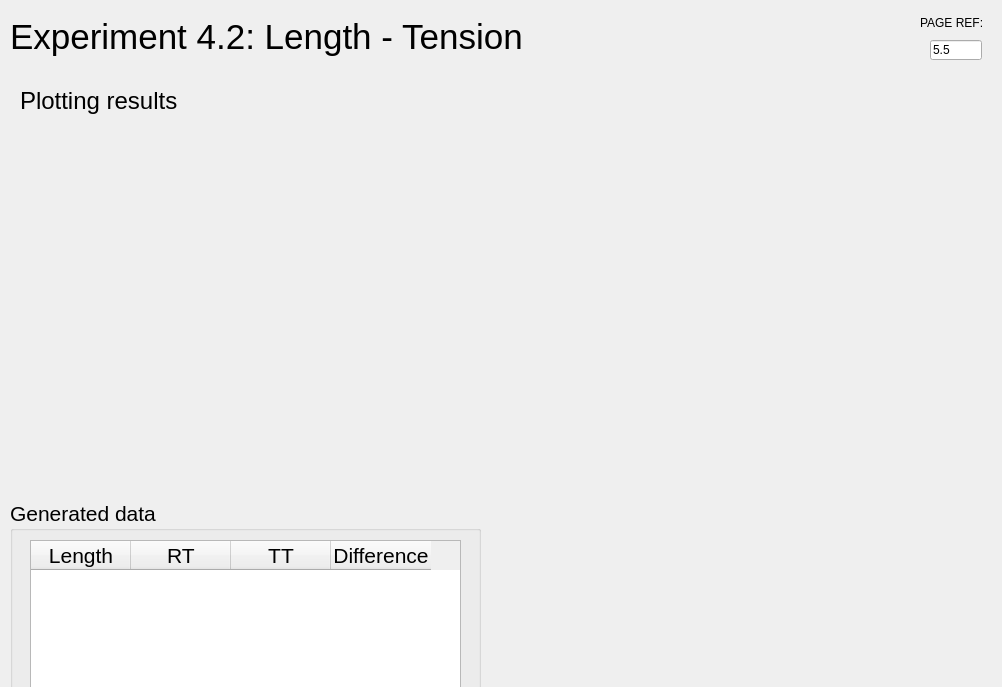
<?xml version="1.0" encoding="UTF-8"?>
<ui version="4.0">
 <class>MainWindow</class>
 <widget class="QMainWindow" name="MainWindow">
  <property name="geometry">
   <rect>
    <x>0</x>
    <y>0</y>
    <width>1002</width>
    <height>687</height>
   </rect>
  </property>
  <property name="windowTitle">
   <string>MainWindow</string>
  </property>
  <widget class="QWidget" name="centralwidget">
   <widget class="QLabel" name="labelTitle">
    <property name="geometry">
     <rect>
      <x>20</x>
      <y>80</y>
      <width>181</width>
      <height>41</height>
     </rect>
    </property>
    <property name="font">
     <font>
      <pointsize>18</pointsize>
     </font>
    </property>
    <property name="text">
     <string>Plotting results</string>
    </property>
   </widget>
   <widget class="QWidget" name="gridLayoutWidget">
    <property name="geometry">
     <rect>
      <x>210</x>
      <y>80</y>
      <width>771</width>
      <height>411</height>
     </rect>
    </property>
    <layout class="QGridLayout" name="gridLayout"/>
   </widget>
   <widget class="QGroupBox" name="groupBox_2">
    <property name="geometry">
     <rect>
      <x>10</x>
      <y>500</y>
      <width>471</width>
      <height>211</height>
     </rect>
    </property>
    <property name="font">
     <font>
      <pointsize>16</pointsize>
     </font>
    </property>
    <property name="title">
     <string>Generated data</string>
    </property>
    <widget class="QTableWidget" name="tableWidget">
     <property name="geometry">
      <rect>
       <x>20</x>
       <y>40</y>
       <width>431</width>
       <height>161</height>
      </rect>
     </property>
     <column>
      <property name="text">
       <string>Length</string>
      </property>
     </column>
     <column>
      <property name="text">
       <string>RT</string>
      </property>
     </column>
     <column>
      <property name="text">
       <string>TT</string>
      </property>
     </column>
     <column>
      <property name="text">
       <string>Difference</string>
      </property>
     </column>
    </widget>
   </widget>
   <widget class="QLabel" name="labelCurrentWindow">
    <property name="geometry">
     <rect>
      <x>10</x>
      <y>0</y>
      <width>661</width>
      <height>74</height>
     </rect>
    </property>
    <property name="font">
     <font>
      <pointsize>26</pointsize>
     </font>
    </property>
    <property name="text">
     <string>Experiment 4.2: Length - Tension</string>
    </property>
   </widget>
   <widget class="QLineEdit" name="lineEdit_2">
    <property name="geometry">
     <rect>
      <x>930</x>
      <y>40</y>
      <width>52</width>
      <height>20</height>
     </rect>
    </property>
    <property name="sizePolicy">
     <sizepolicy hsizetype="Ignored" vsizetype="Fixed">
      <horstretch>0</horstretch>
      <verstretch>0</verstretch>
     </sizepolicy>
    </property>
    <property name="text">
     <string>5.5</string>
    </property>
    <property name="readOnly">
     <bool>true</bool>
    </property>
   </widget>
   <widget class="QLabel" name="labelPageRef_2">
    <property name="geometry">
     <rect>
      <x>920</x>
      <y>0</y>
      <width>71</width>
      <height>46</height>
     </rect>
    </property>
    <property name="sizePolicy">
     <sizepolicy hsizetype="Maximum" vsizetype="Preferred">
      <horstretch>0</horstretch>
      <verstretch>0</verstretch>
     </sizepolicy>
    </property>
    <property name="text">
     <string>PAGE REF:</string>
    </property>
   </widget>
   <widget class="QLabel" name="label_6">
    <property name="geometry">
     <rect>
      <x>827</x>
      <y>707</y>
      <width>81</width>
      <height>49</height>
     </rect>
    </property>
    <property name="sizePolicy">
     <sizepolicy hsizetype="Maximum" vsizetype="Preferred">
      <horstretch>0</horstretch>
      <verstretch>0</verstretch>
     </sizepolicy>
    </property>
    <property name="font">
     <font>
      <pointsize>11</pointsize>
      <weight>75</weight>
      <bold>true</bold>
     </font>
    </property>
    <property name="text">
     <string>PAGE 5 / 7</string>
    </property>
   </widget>
   <widget class="QPushButton" name="pushButtonNext">
    <property name="geometry">
     <rect>
      <x>91</x>
      <y>720</y>
      <width>75</width>
      <height>23</height>
     </rect>
    </property>
    <property name="sizePolicy">
     <sizepolicy hsizetype="Maximum" vsizetype="Fixed">
      <horstretch>0</horstretch>
      <verstretch>0</verstretch>
     </sizepolicy>
    </property>
    <property name="text">
     <string>NEXT</string>
    </property>
   </widget>
   <widget class="QPushButton" name="pushButtonMenu">
    <property name="geometry">
     <rect>
      <x>914</x>
      <y>720</y>
      <width>75</width>
      <height>23</height>
     </rect>
    </property>
    <property name="sizePolicy">
     <sizepolicy hsizetype="Maximum" vsizetype="Fixed">
      <horstretch>0</horstretch>
      <verstretch>0</verstretch>
     </sizepolicy>
    </property>
    <property name="minimumSize">
     <size>
      <width>50</width>
      <height>20</height>
     </size>
    </property>
    <property name="text">
     <string>MENU</string>
    </property>
   </widget>
   <widget class="QProgressBar" name="progressBar">
    <property name="geometry">
     <rect>
      <x>172</x>
      <y>721</y>
      <width>649</width>
      <height>21</height>
     </rect>
    </property>
    <property name="sizePolicy">
     <sizepolicy hsizetype="Minimum" vsizetype="Fixed">
      <horstretch>0</horstretch>
      <verstretch>0</verstretch>
     </sizepolicy>
    </property>
    <property name="value">
     <number>1</number>
    </property>
    <property name="textVisible">
     <bool>false</bool>
    </property>
   </widget>
   <widget class="QPushButton" name="pushButtonBack">
    <property name="geometry">
     <rect>
      <x>10</x>
      <y>720</y>
      <width>75</width>
      <height>23</height>
     </rect>
    </property>
    <property name="sizePolicy">
     <sizepolicy hsizetype="Maximum" vsizetype="Fixed">
      <horstretch>0</horstretch>
      <verstretch>0</verstretch>
     </sizepolicy>
    </property>
    <property name="text">
     <string>BACK</string>
    </property>
   </widget>
  </widget>
 </widget>
 <resources/>
 <connections/>
</ui>
